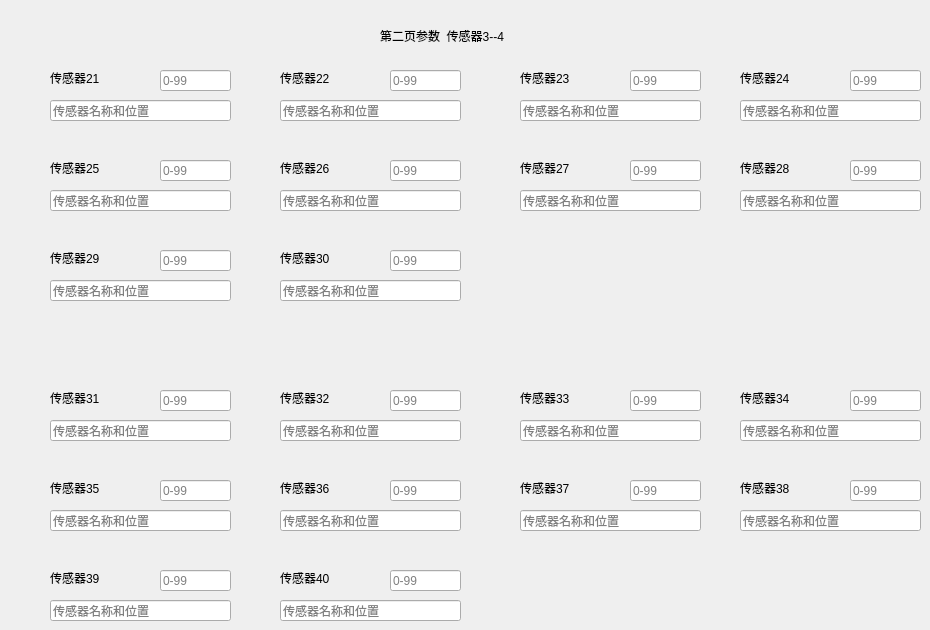
   <widget class="QWidget" name="page_2">
    <widget class="QLabel" name="label_page2">
     <property name="geometry">
      <rect>
       <x>380</x>
       <y>20</y>
       <width>141</width>
       <height>31</height>
      </rect>
     </property>
     <property name="text">
      <string>第二页参数  传感器3--4</string>
     </property>
    </widget>
    <widget class="QLabel" name="label_40">
     <property name="geometry">
      <rect>
       <x>50</x>
       <y>390</y>
       <width>101</width>
       <height>16</height>
      </rect>
     </property>
     <property name="text">
      <string>传感器31</string>
     </property>
    </widget>
    <widget class="QLineEdit" name="lineEdit_33">
     <property name="geometry">
      <rect>
       <x>850</x>
       <y>70</y>
       <width>71</width>
       <height>21</height>
      </rect>
     </property>
     <property name="text">
      <string/>
     </property>
     <property name="placeholderText">
      <string>0-99</string>
     </property>
    </widget>
    <widget class="QLineEdit" name="lineEdit_32">
     <property name="geometry">
      <rect>
       <x>630</x>
       <y>70</y>
       <width>71</width>
       <height>21</height>
      </rect>
     </property>
     <property name="text">
      <string/>
     </property>
     <property name="placeholderText">
      <string>0-99</string>
     </property>
    </widget>
    <widget class="QLineEdit" name="lineEdit_31">
     <property name="geometry">
      <rect>
       <x>390</x>
       <y>70</y>
       <width>71</width>
       <height>21</height>
      </rect>
     </property>
     <property name="text">
      <string/>
     </property>
     <property name="placeholderText">
      <string>0-99</string>
     </property>
    </widget>
    <widget class="QLineEdit" name="lineEdit_40">
     <property name="geometry">
      <rect>
       <x>160</x>
       <y>390</y>
       <width>71</width>
       <height>21</height>
      </rect>
     </property>
     <property name="text">
      <string/>
     </property>
     <property name="placeholderText">
      <string>0-99</string>
     </property>
    </widget>
    <widget class="QLineEdit" name="lineEdit_36">
     <property name="geometry">
      <rect>
       <x>630</x>
       <y>160</y>
       <width>71</width>
       <height>21</height>
      </rect>
     </property>
     <property name="text">
      <string/>
     </property>
     <property name="placeholderText">
      <string>0-99</string>
     </property>
    </widget>
    <widget class="QLineEdit" name="lineEdit_A40">
     <property name="geometry">
      <rect>
       <x>50</x>
       <y>420</y>
       <width>181</width>
       <height>21</height>
      </rect>
     </property>
     <property name="text">
      <string/>
     </property>
     <property name="placeholderText">
      <string>传感器名称和位置</string>
     </property>
    </widget>
    <widget class="QLabel" name="label_35">
     <property name="geometry">
      <rect>
       <x>280</x>
       <y>160</y>
       <width>101</width>
       <height>16</height>
      </rect>
     </property>
     <property name="text">
      <string>传感器26</string>
     </property>
    </widget>
    <widget class="QLabel" name="label_45">
     <property name="geometry">
      <rect>
       <x>280</x>
       <y>480</y>
       <width>101</width>
       <height>16</height>
      </rect>
     </property>
     <property name="text">
      <string>传感器36</string>
     </property>
    </widget>
    <widget class="QLabel" name="label_49">
     <property name="geometry">
      <rect>
       <x>280</x>
       <y>570</y>
       <width>101</width>
       <height>16</height>
      </rect>
     </property>
     <property name="text">
      <string>传感器40</string>
     </property>
    </widget>
    <widget class="QLineEdit" name="lineEdit_37">
     <property name="geometry">
      <rect>
       <x>850</x>
       <y>160</y>
       <width>71</width>
       <height>21</height>
      </rect>
     </property>
     <property name="text">
      <string/>
     </property>
     <property name="placeholderText">
      <string>0-99</string>
     </property>
    </widget>
    <widget class="QLineEdit" name="lineEdit_38">
     <property name="geometry">
      <rect>
       <x>160</x>
       <y>250</y>
       <width>71</width>
       <height>21</height>
      </rect>
     </property>
     <property name="text">
      <string/>
     </property>
     <property name="placeholderText">
      <string>0-99</string>
     </property>
    </widget>
    <widget class="QLineEdit" name="lineEdit_48">
     <property name="geometry">
      <rect>
       <x>160</x>
       <y>570</y>
       <width>71</width>
       <height>21</height>
      </rect>
     </property>
     <property name="text">
      <string/>
     </property>
     <property name="placeholderText">
      <string>0-99</string>
     </property>
    </widget>
    <widget class="QLineEdit" name="lineEdit_A49">
     <property name="geometry">
      <rect>
       <x>280</x>
       <y>600</y>
       <width>181</width>
       <height>21</height>
      </rect>
     </property>
     <property name="text">
      <string/>
     </property>
     <property name="placeholderText">
      <string>传感器名称和位置</string>
     </property>
    </widget>
    <widget class="QLineEdit" name="lineEdit_A46">
     <property name="geometry">
      <rect>
       <x>520</x>
       <y>510</y>
       <width>181</width>
       <height>21</height>
      </rect>
     </property>
     <property name="text">
      <string/>
     </property>
     <property name="placeholderText">
      <string>传感器名称和位置</string>
     </property>
    </widget>
    <widget class="QLineEdit" name="lineEdit_44">
     <property name="geometry">
      <rect>
       <x>160</x>
       <y>480</y>
       <width>71</width>
       <height>21</height>
      </rect>
     </property>
     <property name="text">
      <string/>
     </property>
     <property name="placeholderText">
      <string>0-99</string>
     </property>
    </widget>
    <widget class="QLineEdit" name="lineEdit_A47">
     <property name="geometry">
      <rect>
       <x>740</x>
       <y>510</y>
       <width>181</width>
       <height>21</height>
      </rect>
     </property>
     <property name="text">
      <string/>
     </property>
     <property name="placeholderText">
      <string>传感器名称和位置</string>
     </property>
    </widget>
    <widget class="QLineEdit" name="lineEdit_A44">
     <property name="geometry">
      <rect>
       <x>50</x>
       <y>510</y>
       <width>181</width>
       <height>21</height>
      </rect>
     </property>
     <property name="text">
      <string/>
     </property>
     <property name="placeholderText">
      <string>传感器名称和位置</string>
     </property>
    </widget>
    <widget class="QLineEdit" name="lineEdit_A48">
     <property name="geometry">
      <rect>
       <x>50</x>
       <y>600</y>
       <width>181</width>
       <height>21</height>
      </rect>
     </property>
     <property name="text">
      <string/>
     </property>
     <property name="placeholderText">
      <string>传感器名称和位置</string>
     </property>
    </widget>
    <widget class="QLabel" name="label_44">
     <property name="geometry">
      <rect>
       <x>50</x>
       <y>480</y>
       <width>101</width>
       <height>16</height>
      </rect>
     </property>
     <property name="text">
      <string>传感器35</string>
     </property>
    </widget>
    <widget class="QLineEdit" name="lineEdit_A38">
     <property name="geometry">
      <rect>
       <x>50</x>
       <y>280</y>
       <width>181</width>
       <height>21</height>
      </rect>
     </property>
     <property name="text">
      <string/>
     </property>
     <property name="placeholderText">
      <string>传感器名称和位置</string>
     </property>
    </widget>
    <widget class="QLineEdit" name="lineEdit_49">
     <property name="geometry">
      <rect>
       <x>390</x>
       <y>570</y>
       <width>71</width>
       <height>21</height>
      </rect>
     </property>
     <property name="text">
      <string/>
     </property>
     <property name="placeholderText">
      <string>0-99</string>
     </property>
    </widget>
    <widget class="QLabel" name="label_48">
     <property name="geometry">
      <rect>
       <x>50</x>
       <y>570</y>
       <width>101</width>
       <height>16</height>
      </rect>
     </property>
     <property name="text">
      <string>传感器39</string>
     </property>
    </widget>
    <widget class="QLineEdit" name="lineEdit_34">
     <property name="geometry">
      <rect>
       <x>160</x>
       <y>160</y>
       <width>71</width>
       <height>21</height>
      </rect>
     </property>
     <property name="text">
      <string/>
     </property>
     <property name="placeholderText">
      <string>0-99</string>
     </property>
    </widget>
    <widget class="QLineEdit" name="lineEdit_A32">
     <property name="geometry">
      <rect>
       <x>520</x>
       <y>100</y>
       <width>181</width>
       <height>21</height>
      </rect>
     </property>
     <property name="text">
      <string/>
     </property>
     <property name="placeholderText">
      <string>传感器名称和位置</string>
     </property>
    </widget>
    <widget class="QLineEdit" name="lineEdit_A30">
     <property name="geometry">
      <rect>
       <x>50</x>
       <y>100</y>
       <width>181</width>
       <height>21</height>
      </rect>
     </property>
     <property name="text">
      <string/>
     </property>
     <property name="placeholderText">
      <string>传感器名称和位置</string>
     </property>
    </widget>
    <widget class="QLineEdit" name="lineEdit_A34">
     <property name="geometry">
      <rect>
       <x>50</x>
       <y>190</y>
       <width>181</width>
       <height>21</height>
      </rect>
     </property>
     <property name="text">
      <string/>
     </property>
     <property name="placeholderText">
      <string>传感器名称和位置</string>
     </property>
    </widget>
    <widget class="QLineEdit" name="lineEdit_A39">
     <property name="geometry">
      <rect>
       <x>280</x>
       <y>280</y>
       <width>181</width>
       <height>21</height>
      </rect>
     </property>
     <property name="text">
      <string/>
     </property>
     <property name="placeholderText">
      <string>传感器名称和位置</string>
     </property>
    </widget>
    <widget class="QLineEdit" name="lineEdit_A33">
     <property name="geometry">
      <rect>
       <x>740</x>
       <y>100</y>
       <width>181</width>
       <height>21</height>
      </rect>
     </property>
     <property name="text">
      <string/>
     </property>
     <property name="placeholderText">
      <string>传感器名称和位置</string>
     </property>
    </widget>
    <widget class="QLabel" name="label_41">
     <property name="geometry">
      <rect>
       <x>280</x>
       <y>390</y>
       <width>101</width>
       <height>16</height>
      </rect>
     </property>
     <property name="text">
      <string>传感器32</string>
     </property>
    </widget>
    <widget class="QLabel" name="label_34">
     <property name="geometry">
      <rect>
       <x>50</x>
       <y>160</y>
       <width>101</width>
       <height>16</height>
      </rect>
     </property>
     <property name="text">
      <string>传感器25</string>
     </property>
    </widget>
    <widget class="QLabel" name="label_31">
     <property name="geometry">
      <rect>
       <x>280</x>
       <y>70</y>
       <width>101</width>
       <height>16</height>
      </rect>
     </property>
     <property name="text">
      <string>传感器22</string>
     </property>
    </widget>
    <widget class="QLineEdit" name="lineEdit_A45">
     <property name="geometry">
      <rect>
       <x>280</x>
       <y>510</y>
       <width>181</width>
       <height>21</height>
      </rect>
     </property>
     <property name="text">
      <string/>
     </property>
     <property name="placeholderText">
      <string>传感器名称和位置</string>
     </property>
    </widget>
    <widget class="QLineEdit" name="lineEdit_35">
     <property name="geometry">
      <rect>
       <x>390</x>
       <y>160</y>
       <width>71</width>
       <height>21</height>
      </rect>
     </property>
     <property name="text">
      <string/>
     </property>
     <property name="placeholderText">
      <string>0-99</string>
     </property>
    </widget>
    <widget class="QLabel" name="label_37">
     <property name="geometry">
      <rect>
       <x>740</x>
       <y>160</y>
       <width>101</width>
       <height>16</height>
      </rect>
     </property>
     <property name="text">
      <string>传感器28</string>
     </property>
    </widget>
    <widget class="QLineEdit" name="lineEdit_30">
     <property name="geometry">
      <rect>
       <x>160</x>
       <y>70</y>
       <width>71</width>
       <height>21</height>
      </rect>
     </property>
     <property name="text">
      <string/>
     </property>
     <property name="placeholderText">
      <string>0-99</string>
     </property>
    </widget>
    <widget class="QLineEdit" name="lineEdit_41">
     <property name="geometry">
      <rect>
       <x>390</x>
       <y>390</y>
       <width>71</width>
       <height>21</height>
      </rect>
     </property>
     <property name="text">
      <string/>
     </property>
     <property name="placeholderText">
      <string>0-99</string>
     </property>
    </widget>
    <widget class="QLineEdit" name="lineEdit_A31">
     <property name="geometry">
      <rect>
       <x>280</x>
       <y>100</y>
       <width>181</width>
       <height>21</height>
      </rect>
     </property>
     <property name="text">
      <string/>
     </property>
     <property name="placeholderText">
      <string>传感器名称和位置</string>
     </property>
    </widget>
    <widget class="QLineEdit" name="lineEdit_A43">
     <property name="geometry">
      <rect>
       <x>740</x>
       <y>420</y>
       <width>181</width>
       <height>21</height>
      </rect>
     </property>
     <property name="text">
      <string/>
     </property>
     <property name="placeholderText">
      <string>传感器名称和位置</string>
     </property>
    </widget>
    <widget class="QLineEdit" name="lineEdit_42">
     <property name="geometry">
      <rect>
       <x>630</x>
       <y>390</y>
       <width>71</width>
       <height>21</height>
      </rect>
     </property>
     <property name="text">
      <string/>
     </property>
     <property name="placeholderText">
      <string>0-99</string>
     </property>
    </widget>
    <widget class="QLineEdit" name="lineEdit_A35">
     <property name="geometry">
      <rect>
       <x>280</x>
       <y>190</y>
       <width>181</width>
       <height>21</height>
      </rect>
     </property>
     <property name="text">
      <string/>
     </property>
     <property name="placeholderText">
      <string>传感器名称和位置</string>
     </property>
    </widget>
    <widget class="QLabel" name="label_46">
     <property name="geometry">
      <rect>
       <x>520</x>
       <y>480</y>
       <width>101</width>
       <height>16</height>
      </rect>
     </property>
     <property name="text">
      <string>传感器37</string>
     </property>
    </widget>
    <widget class="QLabel" name="label_33">
     <property name="geometry">
      <rect>
       <x>740</x>
       <y>70</y>
       <width>101</width>
       <height>16</height>
      </rect>
     </property>
     <property name="text">
      <string>传感器24</string>
     </property>
    </widget>
    <widget class="QLabel" name="label_39">
     <property name="geometry">
      <rect>
       <x>280</x>
       <y>250</y>
       <width>101</width>
       <height>16</height>
      </rect>
     </property>
     <property name="text">
      <string>传感器30</string>
     </property>
    </widget>
    <widget class="QLabel" name="label_38">
     <property name="geometry">
      <rect>
       <x>50</x>
       <y>250</y>
       <width>101</width>
       <height>16</height>
      </rect>
     </property>
     <property name="text">
      <string>传感器29</string>
     </property>
    </widget>
    <widget class="QLineEdit" name="lineEdit_A37">
     <property name="geometry">
      <rect>
       <x>740</x>
       <y>190</y>
       <width>181</width>
       <height>21</height>
      </rect>
     </property>
     <property name="text">
      <string/>
     </property>
     <property name="placeholderText">
      <string>传感器名称和位置</string>
     </property>
    </widget>
    <widget class="QLabel" name="label_47">
     <property name="geometry">
      <rect>
       <x>740</x>
       <y>480</y>
       <width>101</width>
       <height>16</height>
      </rect>
     </property>
     <property name="text">
      <string>传感器38</string>
     </property>
    </widget>
    <widget class="QLabel" name="label_32">
     <property name="geometry">
      <rect>
       <x>520</x>
       <y>70</y>
       <width>101</width>
       <height>16</height>
      </rect>
     </property>
     <property name="text">
      <string>传感器23</string>
     </property>
    </widget>
    <widget class="QLineEdit" name="lineEdit_A41">
     <property name="geometry">
      <rect>
       <x>280</x>
       <y>420</y>
       <width>181</width>
       <height>21</height>
      </rect>
     </property>
     <property name="text">
      <string/>
     </property>
     <property name="placeholderText">
      <string>传感器名称和位置</string>
     </property>
    </widget>
    <widget class="QLabel" name="label_42">
     <property name="geometry">
      <rect>
       <x>520</x>
       <y>390</y>
       <width>101</width>
       <height>16</height>
      </rect>
     </property>
     <property name="text">
      <string>传感器33</string>
     </property>
    </widget>
    <widget class="QLineEdit" name="lineEdit_39">
     <property name="geometry">
      <rect>
       <x>390</x>
       <y>250</y>
       <width>71</width>
       <height>21</height>
      </rect>
     </property>
     <property name="text">
      <string/>
     </property>
     <property name="placeholderText">
      <string>0-99</string>
     </property>
    </widget>
    <widget class="QLabel" name="label_36">
     <property name="geometry">
      <rect>
       <x>520</x>
       <y>160</y>
       <width>101</width>
       <height>16</height>
      </rect>
     </property>
     <property name="text">
      <string>传感器27</string>
     </property>
    </widget>
    <widget class="QLineEdit" name="lineEdit_47">
     <property name="geometry">
      <rect>
       <x>850</x>
       <y>480</y>
       <width>71</width>
       <height>21</height>
      </rect>
     </property>
     <property name="text">
      <string/>
     </property>
     <property name="placeholderText">
      <string>0-99</string>
     </property>
    </widget>
    <widget class="QLabel" name="label_43">
     <property name="geometry">
      <rect>
       <x>740</x>
       <y>390</y>
       <width>101</width>
       <height>16</height>
      </rect>
     </property>
     <property name="text">
      <string>传感器34</string>
     </property>
    </widget>
    <widget class="QLineEdit" name="lineEdit_43">
     <property name="geometry">
      <rect>
       <x>850</x>
       <y>390</y>
       <width>71</width>
       <height>21</height>
      </rect>
     </property>
     <property name="text">
      <string/>
     </property>
     <property name="placeholderText">
      <string>0-99</string>
     </property>
    </widget>
    <widget class="QLabel" name="label_30">
     <property name="geometry">
      <rect>
       <x>50</x>
       <y>70</y>
       <width>101</width>
       <height>16</height>
      </rect>
     </property>
     <property name="text">
      <string>传感器21</string>
     </property>
    </widget>
    <widget class="QLineEdit" name="lineEdit_A42">
     <property name="geometry">
      <rect>
       <x>520</x>
       <y>420</y>
       <width>181</width>
       <height>21</height>
      </rect>
     </property>
     <property name="text">
      <string/>
     </property>
     <property name="placeholderText">
      <string>传感器名称和位置</string>
     </property>
    </widget>
    <widget class="QLineEdit" name="lineEdit_A36">
     <property name="geometry">
      <rect>
       <x>520</x>
       <y>190</y>
       <width>181</width>
       <height>21</height>
      </rect>
     </property>
     <property name="text">
      <string/>
     </property>
     <property name="placeholderText">
      <string>传感器名称和位置</string>
     </property>
    </widget>
    <widget class="QLineEdit" name="lineEdit_46">
     <property name="geometry">
      <rect>
       <x>630</x>
       <y>480</y>
       <width>71</width>
       <height>21</height>
      </rect>
     </property>
     <property name="text">
      <string/>
     </property>
     <property name="placeholderText">
      <string>0-99</string>
     </property>
    </widget>
    <widget class="QLineEdit" name="lineEdit_45">
     <property name="geometry">
      <rect>
       <x>390</x>
       <y>480</y>
       <width>71</width>
       <height>21</height>
      </rect>
     </property>
     <property name="text">
      <string/>
     </property>
     <property name="placeholderText">
      <string>0-99</string>
     </property>
    </widget>
   </widget>
